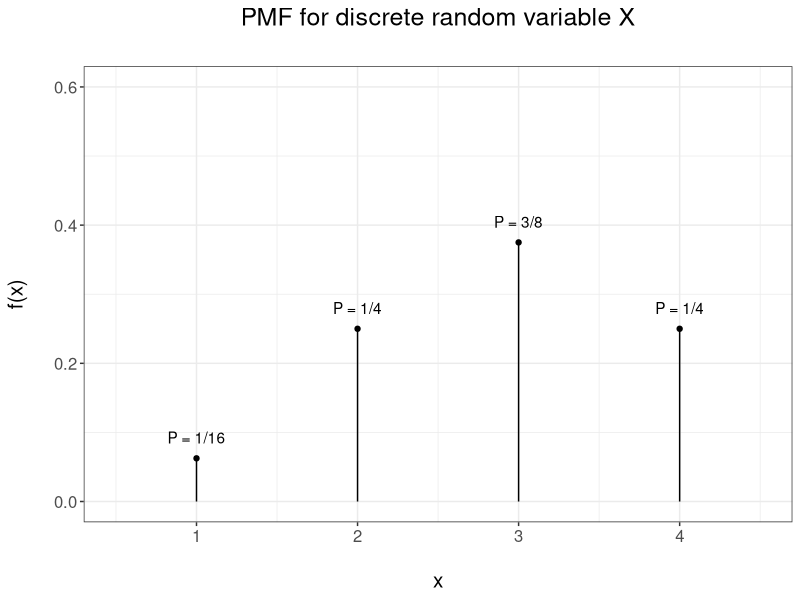

Here is the R script that generated this plot:
# Modified from Aneesh Rai

library(ggplot2)

## Code for PMF
p <- ggplot(data = data.frame(x = 1:5,
                         y = c(1/16,1/4,3/8,1/4,1/16),
                         yend = rep(0,5)),
       aes(x = x, y = y, xend = x, yend = yend)) +
  geom_point() +
  geom_segment() +
  scale_x_continuous(name="\nx",
                     breaks=1:5,
                     limits = c(0.5, 4.5)) +
  scale_y_continuous(name="f(x)\n",
                     limits = c(0.0,0.6)) +
  ggtitle("PMF for discrete random variable X\n") +
  annotate(geom = "text",
           x = c(1:5),
           y = c(1/16 + 0.03,1/4 + 0.03,3/8 + 0.03,1/4 + 0.03,1/16 + 0.03),
           label = c("P = 1/16",
                     "P = 1/4",
                     "P = 3/8",
                     "P = 1/4",
                     "P = 1/16")) +
  theme_bw() +
  theme(plot.title = element_text(hjust = 0.5),
        text = element_text(size = 15))

print(p)
